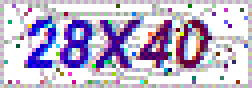
#> input picture img/test/0.gif, 63 x 22 px (shown 4 times larger); its folder holds only this picture in this run
$ python recognition_img.py
#> lines starting #> are read from the running program, lines starting #| are printed output that depends on the picture; after the words box and inside, x2 and y2 are one past the last pixel; in counts of white or black regions, pixels touching at a corner belong together
### captcha_recognition/pretreat_img.py
# coding=utf-8
from PIL import Image,ImageDraw,ImageChops
import os


def pretreat_image(image):
    '''
    验证码预处理,主要是降噪
    预处理结束后返回0/255二值图像
    降噪
    :param image:
    :return:
    '''
    image = image.resize((126,44))
    # 将图片转换成灰度图片
    image = image.convert("L")
    # 二值化,得到0/255二值图片
    # 阀值threshold = 180
    image = iamge2imbw(image,120)
    # 对二值图片进行降噪
    # N = 4
    clear_noise(image,4)
    # 去除外边框
    # 原图大小:63*22
    # 左上右下,左 <= x < 右
    box = (   10,   4,  120,  40 )
    image = image.crop(box)
    return image


def iamge2imbw(image,threshold):
    '''
    灰度图像二值化,返回0/255二值图像
    :param image:
    :param threshold:
    :return:
    '''
    # 设置二值化阀值
    table = []
    for i in range(256):
        if i < threshold:
            table.append(0)
        else:
            table.append(1)
    # 像素值变为0,1
    image = image.point(table,'1')
    # 像素值变为0,255
    image = image.convert('L')
    return image

def get_near_pixel(image,x,y,N):
    '''
    根据一个点A的灰度值(0/255值),与周围的8个点的值比较
    当A的值与周围8个点的相等数小于N时,此点为噪点
    如果确认是噪声,用该点的上面一个点的值进行替换
    :param image:
    :param x:
    :param y:
    :param N: 降噪率N: N=1,2,3,4,5,6,7
    :return:
    '''
    pix = image.getpixel((x,y))

    near_dots = 0
    if pix == image.getpixel((x - 1,y - 1)):
        near_dots += 1
    if pix == image.getpixel((x - 1,y)):
        near_dots += 1
    if pix == image.getpixel((x - 1,y + 1)):
        near_dots += 1
    if pix == image.getpixel((x,y - 1)):
        near_dots += 1
    if pix == image.getpixel((x,y + 1)):
        near_dots += 1
    if pix == image.getpixel((x + 1,y - 1)):
        near_dots += 1
    if pix == image.getpixel((x + 1,y)):
        near_dots += 1
    if pix == image.getpixel((x + 1,y + 1)):
        near_dots += 1

    if near_dots < N:
        # 确定是噪声,用上面一个点的值代替
        return image.getpixel((x,y-1))
    else:
        return None


def clear_noise(image,N):
    '''
    降噪处理
    :param image:
    :param N:
    :return:
    '''
    draw = ImageDraw.Draw(image)

    # 外面一圈变白色
    Width,Height=image.size
    for x in range(Width):
        draw.point((x,0),255)
        draw.point((x,Height-1),255)
    for y in range(Height):
        draw.point((0,y),255)
        draw.point((Width-1,y),255)

    # 内部降噪
    for x in range(1,Width - 1):
        for y in range(1,Height - 1):
            color = get_near_pixel(image,x,y,N)
            if color != None:
                draw.point((x,y),color)

# [5 lines that do not run on import are left out]

### captcha_recognition/cut_img.py
# coding=utf-8
from PIL import Image,ImageDraw,ImageChops
import os
from pretreat_img import *


# 分割图片,获取单个字符的图片
# 二值图片的分割
def cut_one_char(image):
    # 再次降噪
    # N = 4
    clear_noise(image,4)

    CharWidth=18
    CharHeight=36
    Width,Height=image.size
    # 找出image上出现黑点的第一列
    x = find_first_column(image)

    # 第一行
    # 左上右下,左 <= x < 右
    box = (x,0,x+CharWidth,Height)
    image2 = crop_white(image,box)
    y = find_first_row(image2)

    # 切割出一个字符
    box = (x,y,x+CharWidth,y+CharHeight)
    image_char = crop_white(image,box)

    # 剩下的图片
    if x+CharWidth > Width:
        image_residue = None
    else:
        box = (x+CharWidth,0,Width,Height)
        image_residue = crop_white(image,box)
    return [image_char,image_residue]

def cut_all_char(image):
    image_char1,image = cut_one_char(image)
    image_char2,image = cut_one_char(image)
    image_char3,image = cut_one_char(image)
    image_char4,image = cut_one_char(image)
    image_char5,image = cut_one_char(image)
    return [image_char1,image_char2,image_char3,image_char4,image_char5]

# 如果box超出原图范围,默认会以黑色填充
# 因此为了让图片超出部分以白色填充,进行反色处理,最后再反色回来
def crop_white(image,box):
    # 255 - old
    image = ImageChops.invert(image)
    image = image.crop(box)
    return ImageChops.invert(image)

# 找出image上出现黑点的第一列
def find_first_column(image):
    Width,Height=image.size
    for x in range(Width):
        for y in range(Height):
            if image.getpixel( (x,y) ) == 0:
                return x
    # 如果没有黑点,返回第一列
    return 0

# 找出image上出现黑点的第一行
def find_first_row(image):
    Width,Height=image.size
    for y in range(Height):
        for x in range(Width):
            if image.getpixel( (x,y) ) == 0:
                return y
    # 如果没有黑点,返回第一行
    return 0

# [7 lines that do not run on import are left out]

### captcha_recognition/load_img.py
# coding=utf-8
from PIL import Image,ImageDraw,ImageChops
import os

# 遍历指定目录,显示目录下的所有文件名
def eachfile(filepath):
    dir_list =  os.listdir(filepath)
    all_dir = []
    for dir in dir_list:
        child = '%s%s' % (filepath, dir)
        all_dir.append(child)
    return all_dir

# 共31个字符
char_set = [
'0','2','4','6','8',
'B','D','F','H','J','L','N','P','R','T','V','X','Z'
]

# 加载字符图片样本
# 将对应字符的样本按照上述 char_set 的顺序加载
def load_char_example():
    global char_set

    char_example = []
    for char in char_set:
        char_example.append([])
        # 这里要修改为当前目录
        folder_path =os.path.join(os.path.dirname(__file__) ,'../img/%c/'%char)
        image_name_list = eachfile(folder_path)
        for image_name in image_name_list:
            image = Image.open(image_name)
            # 注意这里读取的数据为灰度图像,像素值为0,255
            # 为此将其他地方出现的0/1二值图像统一处理成0/255二值图像
            char_example[-1].append(image)
    return char_example

# [2 lines that do not run on import are left out]

### captcha_recognition/recognition_img.py
# coding=utf-8

from PIL import Image,ImageDraw,ImageChops
import os
from pretreat_img import *
from cut_img import *
from load_img import *

# [63 lines left out: functions compare2imbw, distinguish_one_char, distinguish_all_char, not called in this run]

def distinguish_captcha(image):
    # 预处理图片,返回0/255二值图像
    img = pretreat_image(image)
    # 切割二值图像
    image_char_list = cut_all_char(img)

    # 加载样本数据
    char_example = load_char_example()

    # 比对识别各个字符
    result = distinguish_all_char(char_example,image_char_list)
    return result

if __name__ == '__main__':
    for i in range(30):
        image = Image.open('../img/test/%d.gif' %i)
#> image is the input picture: PIL image 63x22 P; mean R, G, B, A 192.7, 181.8, 207.3, 255
        s = distinguish_captcha(image)
#> in iamge2imbw, `image = image.point(table,'1')`:
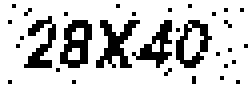
#> image: PIL image 126x44 1 (shown 2 times larger); 79.4% white; 32 black regions (27 under 20 px), largest, box (x1, y1, x2, y2) and area: (48, 10, 70, 34) 236, (30, 10, 46, 34) 224, (88, 10, 106, 34) 188, (12, 8, 28, 34) 184, (66, 10, 86, 34) 184
#> the loop in clear_noise, `for x in range(1,Width - 1):` made 124 passes
#> after the loop in clear_noise, `for x in range(1,Width - 1):`: image: PIL image 126x44 L; 82% white; 6 black regions (1 under 20 px), largest, box (x1, y1, x2, y2) and area: (48, 10, 69, 34) 231, (30, 10, 46, 34) 228, (88, 10, 105, 34) 179, (13, 9, 28, 34) 177, (69, 10, 86, 34) 176
#> in pretreat_image, `image = image.crop(box)`: image: PIL image 110x36 L; 74.9% white; 6 black regions (1 under 20 px), largest, box (x1, y1, x2, y2) and area: (38, 6, 59, 30) 231, (20, 6, 36, 30) 228, (78, 6, 95, 30) 179, (3, 5, 18, 30) 177, (59, 6, 76, 30) 176
#> call 2 of clear_noise, with N = 4
#> after the loop in clear_noise (call 2), `for x in range(1,Width - 1):`:
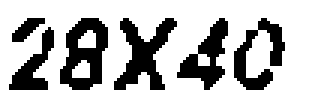
#> image: PIL image 110x36 L (shown 3 times larger); 75.2% white; 6 black regions, box (x1, y1, x2, y2) and area: (38, 6, 59, 30) 230, (20, 6, 36, 30) 228, (59, 6, 76, 30) 177, (78, 6, 95, 30) 177, (3, 9, 18, 30) 126, (4, 6, 15, 14) 46
#> in crop_white, `image = image.crop(box)`: image: PIL image 18x36 L; 27.3% white; 3 white regions (1 under 20 px), largest, box (x1, y1, x2, y2) and area: (0, 9, 15, 30) 126, (1, 6, 12, 14) 46
#> in crop_white (call 2), `image = image.crop(box)`: image: PIL image 18x36 L; 27.3% white; 3 white regions (1 under 20 px), largest, box (x1, y1, x2, y2) and area: (0, 3, 15, 24) 126, (1, 0, 12, 8) 46
#> in crop_white (call 3), `image = image.crop(box)`: image: PIL image 89x36 L; 25.2% white; 4 white regions, box (x1, y1, x2, y2) and area: (17, 6, 38, 30) 230, (0, 6, 15, 30) 223, (38, 6, 55, 30) 177, (57, 6, 74, 30) 177
#> after the loop in clear_noise (call 3), `for x in range(1,Width - 1):`: image: PIL image 89x36 L; 75% white; 4 black regions, box (x1, y1, x2, y2) and area: (17, 6, 38, 30) 231, (1, 6, 15, 30) 217, (38, 6, 55, 30) 177, (57, 6, 74, 30) 176
#> in crop_white (call 4), `image = image.crop(box)`: image: PIL image 18x36 L; 34.6% white; 2 white regions (1 under 20 px), largest, box (x1, y1, x2, y2) and area: (0, 6, 14, 30) 217
#> in crop_white (call 5), `image = image.crop(box)`: image: PIL image 18x36 L; 34.6% white; 2 white regions (1 under 20 px), largest, box (x1, y1, x2, y2) and area: (0, 0, 14, 24) 217
#> in crop_white (call 6), `image = image.crop(box)`: image: PIL image 70x36 L; 22.9% white; 3 white regions, box (x1, y1, x2, y2) and area: (0, 6, 19, 30) 224, (19, 6, 36, 30) 177, (38, 6, 55, 30) 176
#> call 4 of clear_noise, with N = 4
#> after the loop in clear_noise (call 4), `for x in range(1,Width - 1):`:
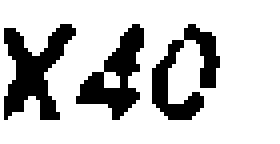
#> image: PIL image 70x36 L (shown 4 times larger); 77.5% white; 3 black regions, box (x1, y1, x2, y2) and area: (1, 6, 19, 30) 214, (19, 6, 36, 30) 177, (38, 6, 55, 30) 176
#> in crop_white (call 7), `image = image.crop(box)`: image: PIL image 18x36 L; 33% white; 1 white region, box (x1, y1, x2, y2) and area: (0, 6, 18, 30) 214
#> in crop_white (call 7), `return ImageChops.invert(image)`: returned value: PIL image 18x36 L; 67% white; 1 black region, box (x1, y1, x2, y2) and area: (0, 6, 18, 30) 214
#> in crop_white (call 8), `image = image.crop(box)`: image: PIL image 18x36 L; 33% white; 1 white region, box (x1, y1, x2, y2) and area: (0, 0, 18, 24) 214
#> in crop_white (call 8), `return ImageChops.invert(image)`: returned value: PIL image 18x36 L; 67% white; 1 black region, box (x1, y1, x2, y2) and area: (0, 0, 18, 24) 214
#> in crop_white (call 9), `image = image.crop(box)`: image: PIL image 51x36 L; 19.2% white; 2 white regions, box (x1, y1, x2, y2) and area: (0, 6, 17, 30) 177, (19, 6, 36, 30) 176
#> after the loop in clear_noise (call 5), `for x in range(1,Width - 1):`: image: PIL image 51x36 L; 80.9% white; 2 black regions, box (x1, y1, x2, y2) and area: (19, 6, 36, 30) 176, (1, 6, 17, 30) 175
#> in crop_white (call 10), `image = image.crop(box)`: image: PIL image 18x36 L; 27% white; 1 white region, box (x1, y1, x2, y2) and area: (0, 6, 16, 30) 175
#> in crop_white (call 10), `return ImageChops.invert(image)`: returned value: PIL image 18x36 L; 73% white; 1 black region, box (x1, y1, x2, y2) and area: (0, 6, 16, 30) 175
#> in crop_white (call 11), `image = image.crop(box)`: image: PIL image 18x36 L; 27% white; 1 white region, box (x1, y1, x2, y2) and area: (0, 0, 16, 24) 175
#> in crop_white (call 11), `return ImageChops.invert(image)`: returned value: PIL image 18x36 L; 73% white; 1 black region, box (x1, y1, x2, y2) and area: (0, 0, 16, 24) 175
#> in crop_white (call 12), `image = image.crop(box)`:
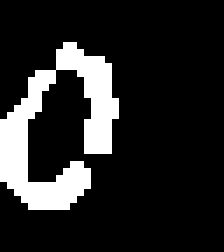
#> image: PIL image 32x36 L (shown 7 times larger); 15.3% white; 1 white region, box (x1, y1, x2, y2) and area: (0, 6, 17, 30) 176
#> in crop_white (call 12), `return ImageChops.invert(image)`: returned value: PIL image 32x36 L; 84.7% white; 1 black region, box (x1, y1, x2, y2) and area: (0, 6, 17, 30) 176
#> after the loop in clear_noise (call 6), `for x in range(1,Width - 1):`:
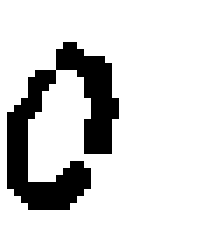
#> image: PIL image 32x36 L (shown 7 times larger); 85.5% white; 1 black region, box (x1, y1, x2, y2) and area: (1, 6, 17, 30) 167
#> in crop_white (call 13), `image = ImageChops.invert(image)`: image: PIL image 32x36 L; 14.5% white; 1 white region, box (x1, y1, x2, y2) and area: (1, 6, 17, 30) 167
#> in crop_white (call 13), `image = image.crop(box)`:
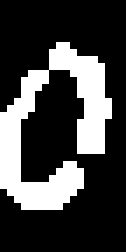
#> image: PIL image 18x36 L (shown 7 times larger); 25.8% white; 1 white region, box (x1, y1, x2, y2) and area: (0, 6, 16, 30) 167
#> in crop_white (call 13), `return ImageChops.invert(image)`: returned value: PIL image 18x36 L; 74.2% white; 1 black region, box (x1, y1, x2, y2) and area: (0, 6, 16, 30) 167
#> in crop_white (call 14), `image = image.crop(box)`:
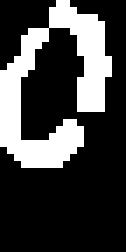
#> image: PIL image 18x36 L (shown 7 times larger); 25.8% white; 1 white region, box (x1, y1, x2, y2) and area: (0, 0, 16, 24) 167
#> in crop_white (call 14), `return ImageChops.invert(image)`: returned value: PIL image 18x36 L; 74.2% white; 1 black region, box (x1, y1, x2, y2) and area: (0, 0, 16, 24) 167
#> (the run stopped early here; a loop or call above may not have finished)
